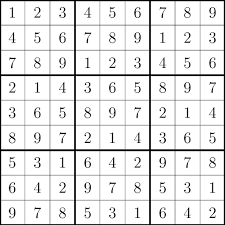
#> input picture su.png, 225 x 225 px
$ python '9:RGB Extraction.py'
#> lines starting #> are read from the running program, lines starting #| are printed output that depends on the picture
#9.RGB EXTRACTION
#RED TINTED IMAGE

import numpy as np
import cv2
img = cv2.imread('su.png')
#> img is the input picture: shape (225, 225, 3); min 0, max 255, mean 230.7
cv2.imshow('ORIGINAL IMAGE',img)

B,G,R = cv2.split(img)
zeros = np.zeros(img.shape[:2],dtype = 'uint8')
#uint8 - sets the values in the range of 0 to 255

cv2.imshow('RED TINTED IMAGE',cv2.merge([zeros,zeros,R]))
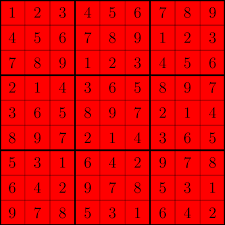
#> window 'RED TINTED IMAGE': shape (225, 225, 3); mean B, G, R 0, 0, 230.7

cv2.waitKey(0)
cv2.destroyAllWindows()
